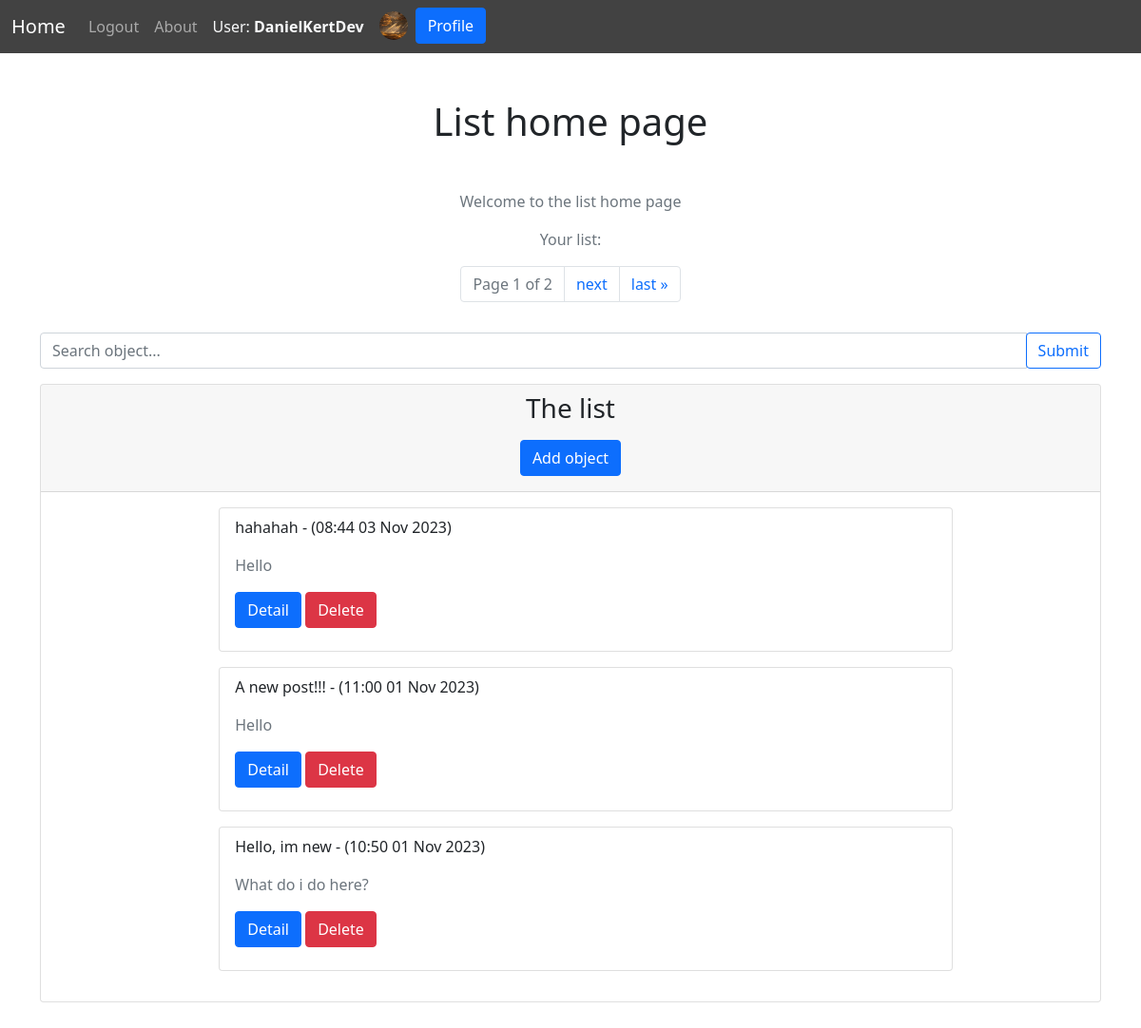
The page / (signed in) on the database its author committed.
### user/models.py (models this page shows, shortened)
class UserProfile(models.Model):
    class Meta:
        app_label = 'auth'  # Specify the app_label to resolve the app_label error
    user = models.OneToOneField(User, on_delete=models.CASCADE) # Delete profile when user is deleted
    image = models.ImageField(default='default.jpg', upload_to='profile_pics')

### core/models.py (models this page shows, shortened)
class List(models.Model):
    title = models.CharField(max_length=200)
    description = models.CharField(max_length=200)
    date = models.DateTimeField(auto_now_add=True)
    user = models.ForeignKey(User, on_delete=models.CASCADE)

### core/views.py (the view)
# urls.py: path('', views.PostList.as_view(), name='index'),
@method_decorator(login_required, name='dispatch')
class PostList(LoginRequiredMixin, ListView):
    model = models.List
    template_name = 'core/index.html'
    context_object_name = 'list'
    paginate_by = 3  # Set the number of items per page
    page_kwarg = 'p'  # Use ?p= for pagination
    def get_queryset(self):
        queryset = models.List.objects.all()  # By default, show all items
        search_query = self.request.GET.get('search')
        if search_query:
            queryset = queryset.filter(
                Q(title__icontains=search_query) |
                Q(description__icontains=search_query) |
                Q(user__username__icontains=search_query)
            )
        queryset = queryset.order_by('-date')
        return queryset
    def get_context_data(self, **kwargs):
        context = super().get_context_data(**kwargs)
        page = self.request.GET.get(self.page_kwarg)
        paginator = Paginator(self.get_queryset(), self.paginate_by)
        try:
            items = paginator.page(page)
        except (PageNotAnInteger, EmptyPage):
            items = paginator.page(1)
        context['list'] = items
        context['form'] = forms.ListForm(user=self.request.user)
        return context

### core/forms.py
class ListForm(forms.ModelForm):
    description = forms.CharField(widget=forms.Textarea(attrs={"rows":"5"}))
    class Meta:
        model = List
        fields = ['title', 'description', 'user']
    def __init__(self, *args, **kwargs):
        user = kwargs.pop('user', None)
        super(ListForm, self).__init__(*args, **kwargs)
        self.fields['title'].label = 'Title'
        self.fields['description'].label = 'Description'
        self.fields['title'].widget.attrs.update({
            'class': 'form-control',
            'placeholder': 'Title',
        })
        self.fields['description'].widget.attrs.update({
            'class': 'form-control',
            'placeholder': 'Description',
        })
        if user and user.is_superuser:
            self.fields['user'].widget.attrs.update({
                'class': 'form-control',
                'placeholder': 'Username',
            })
        else:
            self.fields['user'].initial = user
            self.fields['user'].widget = forms.HiddenInput()

### core/templates/core/index.html (shortened to what this page needs)
{% extends 'base.html' %}
{% block content %}
{% include "nav.html" %}
<div class="container">
<h1 class="text-center my-5"> List home page </h1>
<div class="text-center text-muted">
    <p> Welcome to the list home page </p>
    <p> Your list: </p>
</div>
<div class="row">
{% if list %}
<div class="col-md-12">
    <div class="text-center mx-auto d-flex justify-content-center">
    <div class="pagination">
        <ul class="pagination">
            <li class="page-item disabled">
                <span class="page-link">Page {{ list.number }} of {{ list.paginator.num_pages }}</span>
            </li>
            {% if list.has_next %}
                <li class="page-item">
                    <a class="page-link" href="?p={{ list.next_page_number }}">next</a>
                </li>
                <li class="page-item">
                    <a class="page-link" href="?p={{ list.paginator.num_pages }}">last &raquo;</a>
                </li>
            {% endif %}
        </ul>
    </div>
    </div>
    <form method="get" class="form-inline my-2 my-3">
        <div class="input-group">
            <input type="text" class="form-control" name="search" placeholder="Search object..." aria-label="Search">
            <div class="input-group-append">
                {% if request.GET.search %}
                    <a href="{% url 'index' %}" class="btn btn-outline-danger">Clear Search</a>
                {% else %}
                    <button type="submit" class="btn btn-outline-primary">Submit</button>
                {% endif %}
            </div>
        </div>
    </form>
<div class=" card mx-auto mb-5">
    <div class="card-header">
        <h3 class="text-center"> The list </h3>
        <div class="text-center">
        <a href="{% url 'create' %}" class="btn btn-primary my-2">Add object</a>
        </div>
    </div>
    <div class="card-body mx-auto w-75">
        {% for item in list %}
        <ul>
            <li class="list-group-item rounded mx-auto">
                <p> {{ item.title }} - ({{ item.date | date:"h:i d M Y" }})
                    <p class="text-muted">{{ item.description }}</p>
                    <form method="post" action="{% url 'delete_list' item.id %}">
                        <a href="{% url 'detail' item.id %}" class="btn btn-primary">Detail</a>
                        <button type="submit" class="btn btn-danger">Delete</button>
                    </form>
                </p>
            </li>
        </ul>
        {% endfor %}
    </div>
</div>
{% endif %}
</div>
</div>
</div>
{% endblock content %}

### templates/nav.html (shortened to what this page needs)
<div class="navbar navbar-expand-sm navbar-dark bg-light">
    <div class="container-fluid">
        <a class="navbar-brand" href="{% url 'index' %}">Home</a>
          <div class="collapse navbar-collapse" id="navbarSupportedContent">
        <div class="navbar-nav ">
            {% if not user.is_authenticated %}
            <div class="nav-item ">
            <a class="nav-link" href="{% url 'signin' %}">Login</a>
            </div>
            <div class="nav-item">
            <a class="nav-link" href="{% url 'signup' %}">Signup</a>
            </div>
            {% elif user.is_authenticated %}
            <div class="nav-item">
            <a class="nav-link" href="{% url 'logout' %}">Logout</a>
            </div>
            {% endif %}
            <div class="nav-item">
            <a class="nav-link" href="{% url 'about' %}">About</a>
            </div>
            {% if user.is_authenticated %}
            <div class="nav-item ">
              <a class="nav-link text-light" style="align-items: center">User: <strong>{{ user.username }}</strong></a>
            </div>
            <div class="nav-item mx-2">
            <img src="{{ user.userprofile.image.url }}" alt="{{ user.username }}'s profile picture" width="30" height="30" class="object-fit-cover rounded-circle mt-1">
            </div>
            <div class="nav-item ">
            <a class=" btn btn-primary my-auto" href="{% url 'profile' %}">Profile</a>
            </div>
            {% endif %}
        </div>
      </div>
    </div>
</div>

### static/core/main.css (style rules this page uses)
.navbar { background-color: #424242 !important; }

### rows shown on the page
List: title "hahahah", date "08:44 03 Nov 2023", description "Hello"
List: title "A new post!!!", date "11:00 01 Nov 2023", description "Hello"
List: title "Hello, im new", date "10:50 01 Nov 2023", description "What do i do here?"

### other values the page prints
{{ user.username }} "DanielKertDev"
{{ list.number }} "1"
{{ list.paginator.num_pages }} "2"
